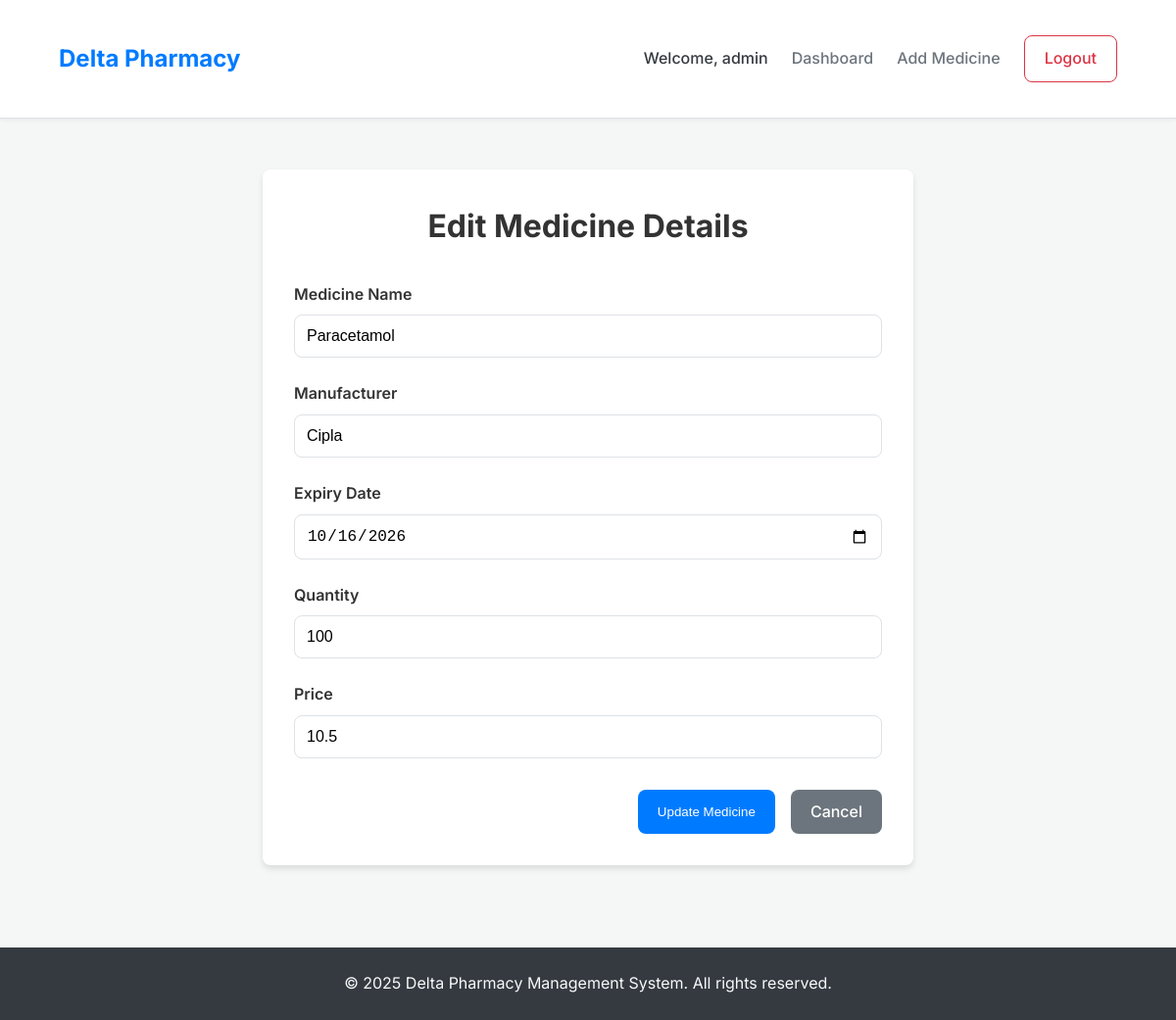
The page /edit_medicine/1 (signed in) on the database its author committed.
### app.py (models this page shows, shortened)
class Medicine(db.Model):
    id = db.Column(db.Integer, primary_key=True)
    name = db.Column(db.String(100), nullable=False)
    manufacturer = db.Column(db.String(100), nullable=False)
    expiry_date = db.Column(db.Date, nullable=False)
    quantity = db.Column(db.Integer, nullable=False)
    price = db.Column(db.Float, nullable=False)
    added_by = db.Column(db.Integer, db.ForeignKey('user.id'), nullable=False)

### app.py (the view, shortened to what this page needs)
@app.route('/edit_medicine/<int:medicine_id>', methods=['GET', 'POST'])
def edit_medicine(medicine_id):
    if 'user_id' not in session:
        return redirect(url_for('login'))
    medicine = Medicine.query.get_or_404(medicine_id)
    return render_template('edit_medicine.html', medicine=medicine)

### templates/edit_medicine.html
{% extends 'base.html' %}
{% block content %}
<div class="form-container">
    <h1>Edit Medicine Details</h1>
    <form method="POST" action="{{ url_for('edit_medicine', medicine_id=medicine.id) }}" class="styled-form">
        <div class="form-group">
            <label for="name">Medicine Name</label>
            <input type="text" id="name" name="name" class="form-control" value="{{ medicine.name }}" required>
        </div>
        <div class="form-group">
            <label for="manufacturer">Manufacturer</label>
            <input type="text" id="manufacturer" name="manufacturer" class="form-control" value="{{ medicine.manufacturer }}" required>
        </div>
        <div class="form-group">
            <label for="expiry_date">Expiry Date</label>
            <input type="date" id="expiry_date" name="expiry_date" class="form-control" value="{{ medicine.expiry_date.strftime('%Y-%m-%d') }}" required>
        </div>
        <div class="form-group">
            <label for="quantity">Quantity</label>
            <input type="number" id="quantity" name="quantity" class="form-control" min="0" value="{{ medicine.quantity }}" required>
        </div>
        <div class="form-group">
            <label for="price">Price</label>
            <input type="number" id="price" name="price" class="form-control" step="0.01" min="0" value="{{ medicine.price }}" required>
        </div>
        <div class="form-actions">
            <button type="submit" class="btn btn-primary">Update Medicine</button>
            <a href="{{ url_for('index') }}" class="btn btn-secondary">Cancel</a>
        </div>
    </form>
</div>
{% endblock %}

### static/style.css (style rules this page uses)
:root { --primary-color: #007bff; --primary-hover-color: #0056b3; --secondary-color: #6c757d; --secondary-hover-color: #5a6268; --danger-color: #dc3545; --danger-hover-color: #c82333; --success-color: #28a745; --info-color: #17a2b8; --light-color: #f8f9fa; --dark-color: #343a40; --background-color: #f4f7f6; --text-color: #333; --border-color: #dee2e6; --card-bg: #ffffff; --shadow: 0 4px 6px rgba(0, 0, 0, 0.1); --border-radius: 8px; --font-family: 'Inter', sans-serif; }
body { font-family: var(--font-family); background-color: var(--background-color); color: var(--text-color); margin: 0; line-height: 1.6; display: flex; flex-direction: column; min-height: 100vh; }
.btn { padding: 10px 20px; border: none; border-radius: var(--border-radius); cursor: pointer; font-weight: 500; text-decoration: none; display: inline-block; transition: background-color 0.3s ease, transform 0.2s ease; text-align: center; }
.btn-primary { background-color: var(--primary-color); color: white; }
.btn-secondary { background-color: var(--secondary-color); color: white; }
.form-group { margin-bottom: 1.5rem; }
.form-control { width: 100%; padding: 12px; border: 1px solid var(--border-color); border-radius: var(--border-radius); box-sizing: border-box; font-size: 1rem; transition: border-color 0.3s ease, box-shadow 0.3s ease; }
label { display: block; margin-bottom: 0.5rem; font-weight: 600; }
.form-container { background: var(--card-bg); padding: 2rem; border-radius: var(--border-radius); box-shadow: var(--shadow); max-width: 600px; margin: 2rem auto; }
.form-container h1 { text-align: center; margin-top: 0; margin-bottom: 2rem; }
.form-actions { display: flex; justify-content: flex-end; gap: 1rem; margin-top: 2rem; }

### rows shown on the page
Medicine: name "Paracetamol", manufacturer "Cipla", expiry_date "10/16/2026", quantity "100", price "10.5"

### other values the page prints
{{ session['username'] }} "admin"
